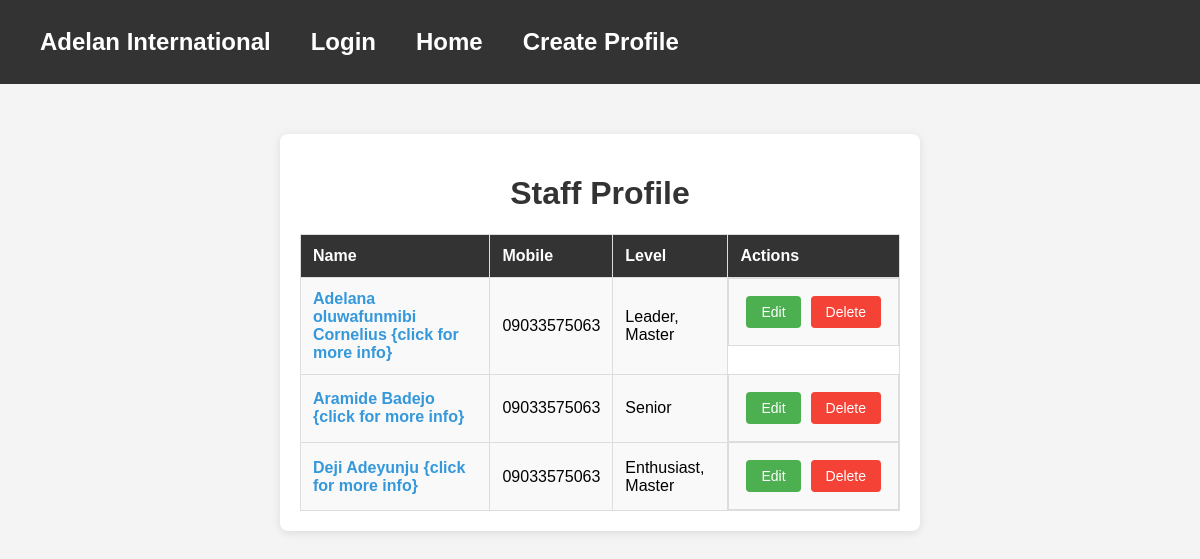
The page / on the database its author committed.
### Staffs/models.py (models this page shows, shortened)
class Staffs_profile(models.Model):
    name = models.CharField(max_length=50, null= False, blank = False)
    mobile = models.CharField(max_length=11, null= False, blank = False)
    levels = models.ManyToManyField('Level')
    qualifications = models.ManyToManyField('Qualification')
    experience = models.CharField(max_length=500, null= False, blank = False)
    marital_status = models.ManyToManyField('Relationship')

class Level(models.Model):
    rank = models.CharField(max_length= 30, null= False, blank = False)

### Staffs/views.py (the view)
# urls.py: path('', views.staffs_list, name = 'Home'),
def staffs_list(request):
    staffs = Staffs_profile.objects.all()
    return render(request, 'staffs.html', {'staffs':staffs})

### template/staffs.html (shortened to what this page needs)
{% extends 'base.html' %}
{% block content %}
<!DOCTYPE html>
<html lang="en">
<head>
</head>
<body>
    <div class="container">
        <h1>Staff Profile</h1>
        <table>
            <tr>
                <th>Name</th>
                <th>Mobile</th>
                <th>Level</th>
                <th>Actions</th>
            </tr>
            {% for staff in staffs %}
            <tr>
                <td><a href="{% url 'staff_profile' staff.id %}" class="staff-name">{{ staff.name }} {click for more info}</a></td>
                <td>{{ staff.mobile }}</td>
                <td>
                    {% if staff.levels.all %}
                        {% for level in staff.levels.all %}
                            {{ level.rank }}{% if not forloop.last %}, {% endif %}
                        {% endfor %}
                    {% else %}
                        No level assigned
                    {% endif %}
                </td>
                <td class="btn-container">
                    <a href="{% url 'edit' staff.id %}">
                        <button class="btn edit-btn">Edit</button>
                    </a>
                    <a href="{% url 'delete' staff.id %}">
                        <button class="btn delete-btn">Delete</button>
                    </a>
                </td>
            </tr>
            {% endfor %}
        </table>
    </div>
{% endblock %}

### template/navbar.html (style rules this page uses)
body { font-family: Arial, sans-serif; }

### template/staffs.html (style rules this page uses)
body { font-family: Arial, sans-serif; margin: 0; padding: 0; background-color: #f4f4f4; }
.container { width: 50%; margin: 50px auto; background-color: white; border-radius: 8px; box-shadow: 0 2px 10px rgba(0, 0, 0, 0.1); padding: 20px; }
h1 { text-align: center; color: #333; }
table { width: 100%; border-collapse: collapse; margin-top: 20px; }
table, th, td { border: 1px solid #ddd; }
th, td { padding: 12px; text-align: left; }
th { background-color: #333; color: white; }
td { background-color: #f9f9f9; }
.btn { padding: 8px 15px; font-size: 14px; border: none; border-radius: 4px; cursor: pointer; margin: 5px; }
.edit-btn { background-color: #4CAF50; color: white; }
.delete-btn { background-color: #f44336; color: white; }
.btn-container { display: flex; justify-content: flex-start; }
a.staff-name { color: #3498db; text-decoration: none; font-weight: bold; }

### rows shown on the page
Staffs_profile: name "Adelana oluwafunmibi Cornelius", mobile "09033575063"
Level: rank "Leader"
Level: rank "Master"
Staffs_profile: name "Aramide Badejo", mobile "09033575063"
Level: rank "Senior"
Staffs_profile: name "Deji Adeyunju", mobile "09033575063"
Level: rank "Enthusiast"
